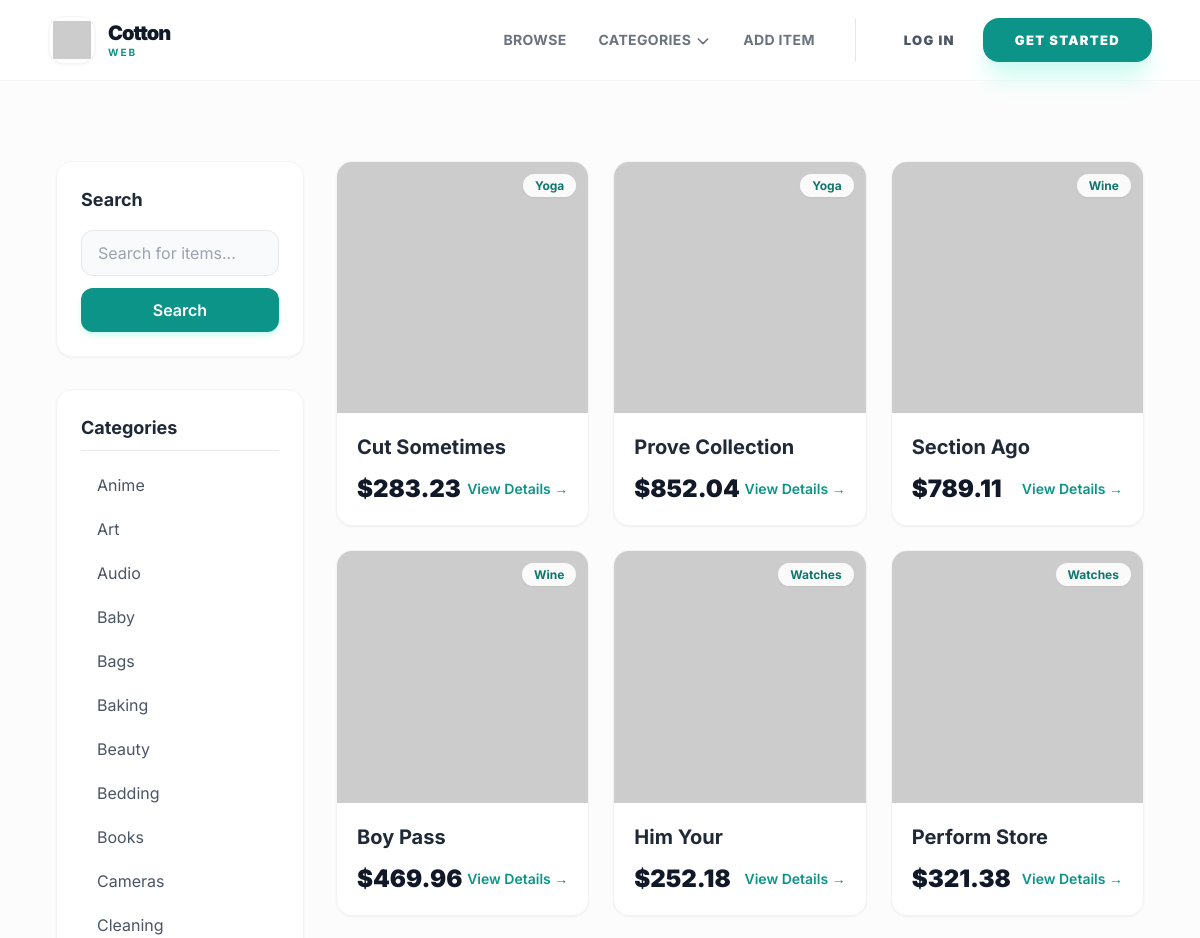
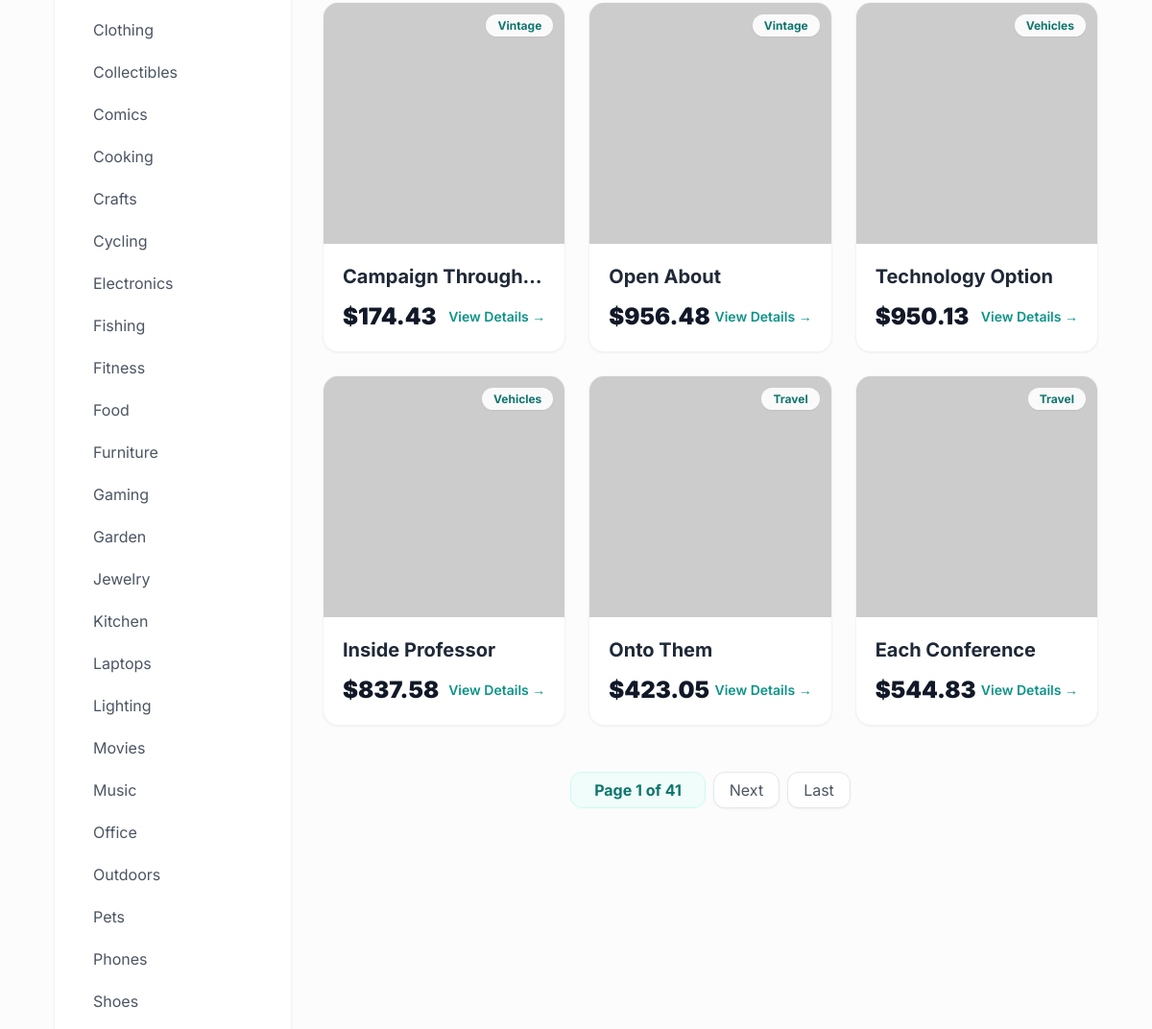
The app's page /items/ (upper part), older data (2 pictures, top to bottom).
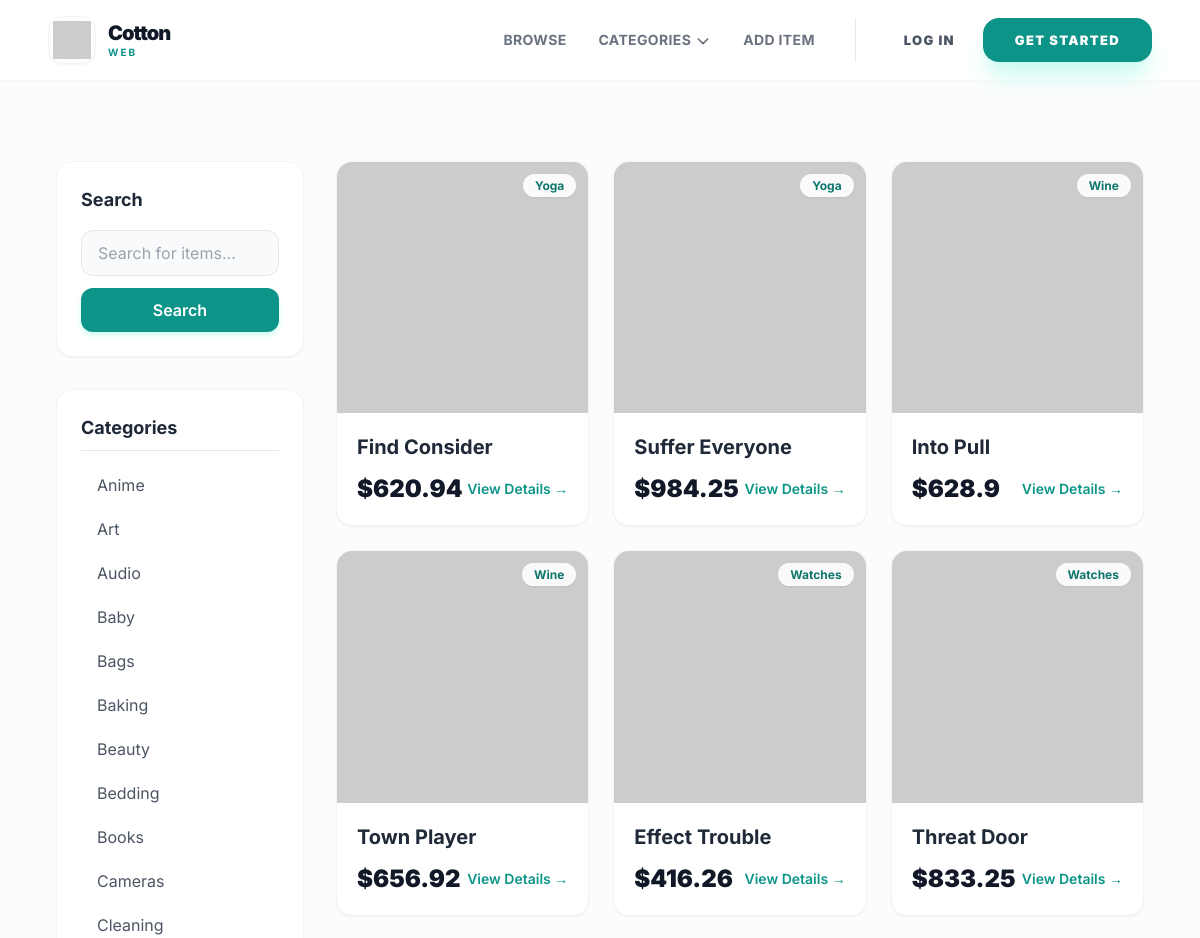
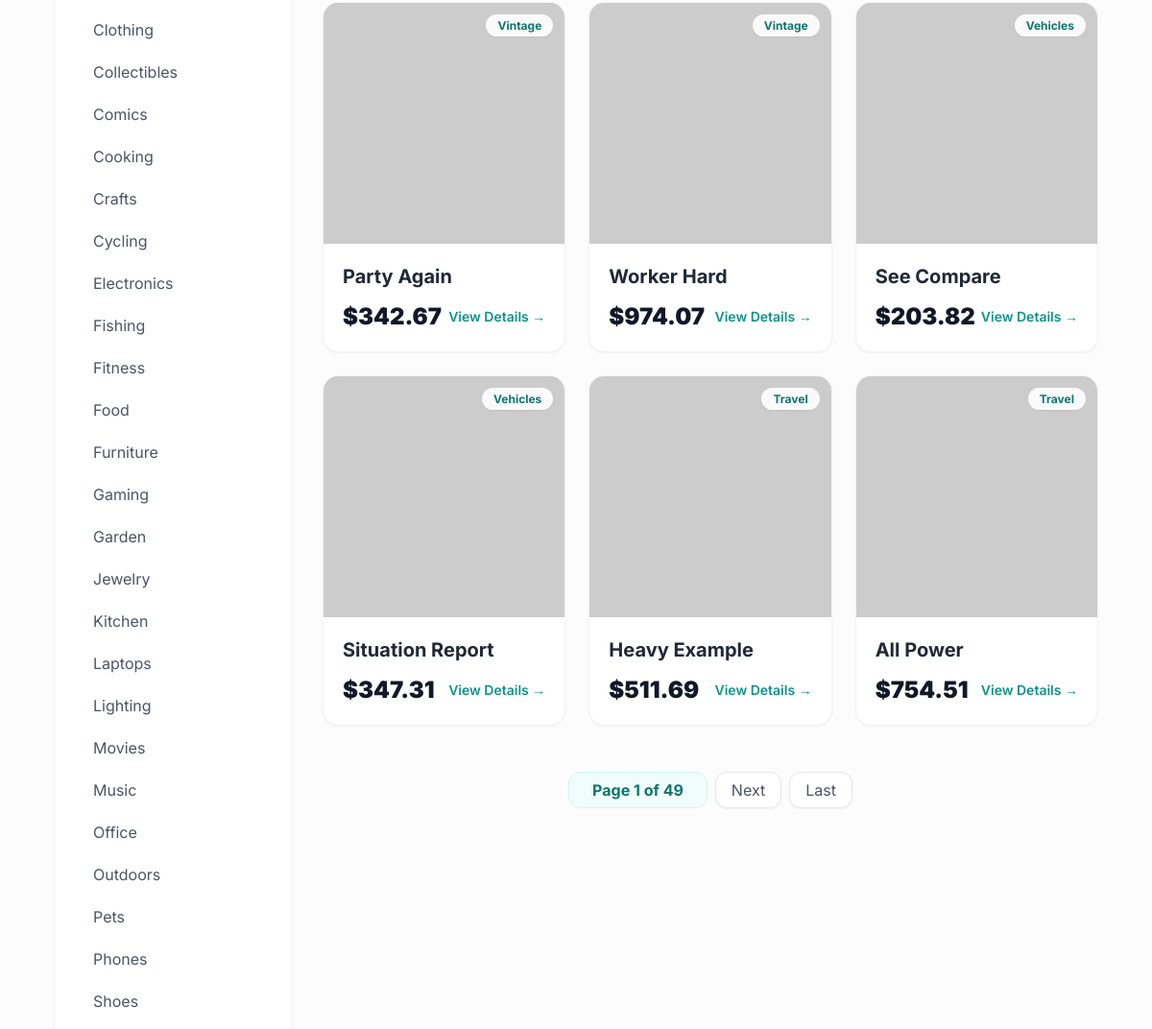
The same page, newer data (2 pictures, top to bottom).
### item/models.py (models this page shows, shortened)
class Category(models.Model):
    name = models.CharField(max_length=200)
    class Meta:
        verbose_name_plural = 'Categories'
        ordering = ('name',)

class Item(models.Model):
    category = models.ForeignKey(
        Category,
        related_name='items',
        on_delete=models.CASCADE,
    )
    user = models.ForeignKey(
        settings.AUTH_USER_MODEL,
        related_name='items',
        on_delete=models.CASCADE,
    )
    name = models.CharField(max_length=100)
    description = models.TextField(blank=True, null=True)
    price = models.FloatField()
    image = models.ImageField(upload_to='item_images', blank=True, null=True)
    is_sold = models.BooleanField(default=False, db_index=True)
    created_at = models.DateTimeField(auto_now_add=True, db_index=True)

### item/views.py (the view)
# urls.py: path('', views.items, name='items'),
def items(request):
    query = request.GET.get('query', '')
    category_id = request.GET.get('category', 0)
    categories = cache.get_or_set('all_categories', Category.objects.all(), 3600)
    items_list = (
        Item.objects.filter(is_sold=False)
        .select_related('category', 'user')
        .order_by('-created_at')
    )
    if category_id and int(category_id) != 0:
        items_list = items_list.filter(category_id=category_id)
    if query:
        items_list = items_list.filter(
            Q(name__icontains=query) | Q(description__icontains=query)
        )
    paginator = Paginator(items_list, 12)
    page_number = request.GET.get('page')
    page_obj = paginator.get_page(page_number)
    return render(request, 'item/items.html', {
        'items': page_obj,
        'query': query,
        'categories': categories,
        'category_id': int(category_id),
    })

### core/context_processors.py (called while the page is built)
def categories(request):
    return {
        'all_categories': Category.objects.all()
    }

def is_seller(request):
    if request.user.is_authenticated:
        return {
            'is_seller': request.user.user_type == 'Seller'
        }
    return {'is_seller': False}

def notification_count(request):
    if request.user.is_authenticated:
        count = Notification.objects.filter(
            user=request.user,
            is_read=False
        ).count()
        return {'unread_notification_count': count}
    return {'unread_notification_count': 0}

### item/templates/item/items.html (shortened to what the changed rows need)
{% extends "core/base.html" %}
{% block content %}
<div class="max-w-7xl mx-auto px-4 sm:px-6 lg:px-8 py-8">
    <div class="grid grid-cols-1 md:grid-cols-4 gap-8">
        <div class="col-span-1 space-y-8">
            <div class="bg-white p-6 rounded-2xl shadow-sm border border-gray-100">
                <ul class="space-y-2">
                    {% for category in categories %}
                        <li>
                            <a href="{% url 'item:items' %}?query={{ query }}&category={{ category.id }}"
                               class="block py-2 px-4 rounded-lg transition {% if category.id == category_id %}bg-teal-50 text-teal-700 font-bold border-l-4 border-teal-600{% else %}text-gray-600 hover:bg-gray-50 hover:text-teal-600{% endif %}">
                                {{ category.name }}
                            </a>
                        </li>
                    {% endfor %}
                </ul>
            </div>
        </div>
        <div class="col-span-1 md:col-span-3">
            <div class="grid grid-cols-1 sm:grid-cols-2 lg:grid-cols-3 gap-6">
                {% for item in items %}
                    <div class="group bg-white rounded-2xl shadow-sm border border-gray-100 overflow-hidden hover:shadow-xl transition-all duration-300 transform hover:-translate-y-1">
                        <a href="{% url 'item:detail' item.id %}">
                            <div class="aspect-square overflow-hidden relative bg-gray-100">
                                {% if item.image %}
                                    <img src="{{ item.image.url }}"
                                         alt="{{ item.name }}"
                                         loading="lazy"
                                         class="w-full h-full object-cover group-hover:scale-110 transition duration-500">
                                {% else %}
                                    <img src="https://picsum.photos/seed/{{ item.id }}/400/400"
                                         alt="{{ item.name }}"
                                         loading="lazy"
                                         class="w-full h-full object-cover group-hover:scale-110 transition duration-500">
                                {% endif %}
                                <div class="absolute top-3 right-3">
                                    <span class="bg-white/90 backdrop-blur px-3 py-1 rounded-full text-xs font-bold text-teal-700 shadow-sm">
                                        {{ item.category.name }}
                                    </span>
                                </div>
                            </div>
                            <div class="p-5">
                                <h2 class="text-xl font-bold text-gray-800 group-hover:text-teal-600 transition truncate">{{ item.name }}</h2>
                                <div class="mt-3 flex items-center justify-between">
                                    <p class="text-2xl font-black text-gray-900">${{ item.price }}</p>
                                    <span class="text-sm text-teal-600 font-semibold group-hover:underline">View Details →</span>
                                </div>
                            </div>
                        </a>
                    </div>
                {% empty %}
                    <div class="col-span-full py-20 text-center">
                        <p class="text-gray-400 text-xl italic">No items found matching your criteria.</p>
                    </div>
                {% endfor %}
            </div>
            {% if items.has_other_pages %}
            <div class="mt-12 flex justify-center items-center space-x-2">
                <div class="px-6 py-2 bg-teal-50 text-teal-700 font-bold rounded-xl border border-teal-100">
                    Page {{ items.number }} of {{ items.paginator.num_pages }}
                </div>
                {% if items.has_next %}
                    <a href="?page={{ items.next_page_number }}{% if query %}&query={{ query }}{% endif %}{% if category_id %}&category={{ category_id }}{% endif %}"
                       class="px-4 py-2 bg-white border border-gray-200 text-gray-600 rounded-xl hover:bg-teal-600 hover:text-white transition shadow-sm">
                        Next
                    </a>
                    <a href="?page={{ items.paginator.num_pages }}{% if query %}&query={{ query }}{% endif %}{% if category_id %}&category={{ category_id }}{% endif %}"
                       class="px-4 py-2 bg-white border border-gray-200 text-gray-600 rounded-xl hover:bg-teal-600 hover:text-white transition shadow-sm">
                        Last
                    </a>
                {% endif %}
            </div>
            {% endif %}
        </div>
    </div>
</div>
{% endblock content %}

Row changes from the older to the newer data that the page shows:
no longer on this page (row unchanged): Item: category.name "Yoga", name "Cut Sometimes", price "283.23"
no longer on this page (row unchanged): Item: category.name "Yoga", name "Prove Collection", price "852.04"
no longer on this page (row unchanged): Item: category.name "Wine", name "Section Ago", price "789.11"
no longer on this page (row unchanged): Item: category.name "Wine", name "Boy Pass", price "469.96"
no longer on this page (row unchanged): Item: category.name "Watches", name "Him Your", price "252.18"
no longer on this page (row unchanged): Item: category.name "Watches", name "Perform Store", price "321.38"
no longer on this page (row unchanged): Item: category.name "Vintage", name "Campaign Through…", price "174.43"
no longer on this page (row unchanged): Item: category.name "Vintage", name "Open About", price "956.48"
no longer on this page (row unchanged): Item: category.name "Vehicles", name "Technology Option", price "950.13"
no longer on this page (row unchanged): Item: category.name "Vehicles", name "Inside Professor", price "837.58"
no longer on this page (row unchanged): Item: category.name "Travel", name "Onto Them", price "423.05"
no longer on this page (row unchanged): Item: category.name "Travel", name "Each Conference", price "544.83"
added Item: category.name "Yoga", name "Find Consider", price "620.94"
added Item: category.name "Yoga", name "Suffer Everyone", price "984.25"
added Item: category.name "Wine", name "Into Pull", price "628.9"
added Item: category.name "Wine", name "Town Player", price "656.92"
added Item: category.name "Watches", name "Effect Trouble", price "416.26"
added Item: category.name "Watches", name "Threat Door", price "833.25"
added Item: category.name "Vintage", name "Party Again", price "342.67"
added Item: category.name "Vintage", name "Worker Hard", price "974.07"
added Item: category.name "Vehicles", name "See Compare", price "203.82"
added Item: category.name "Vehicles", name "Situation Report", price "347.31"
added Item: category.name "Travel", name "Heavy Example", price "511.69"
added Item: category.name "Travel", name "All Power", price "754.51"
Text that changed along with them:
{{ items.paginator.num_pages }}: "41" → "49"
